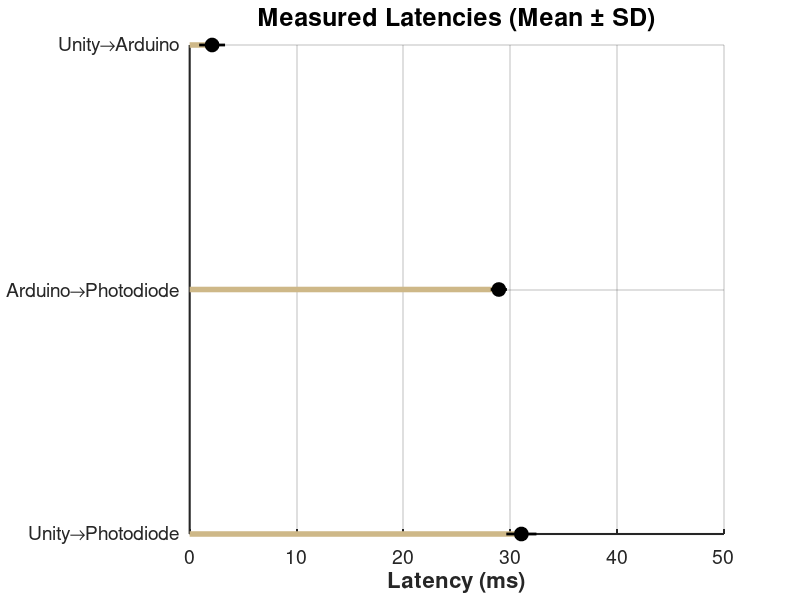

Write MATLAB code to recreate this figure.
%% Latency Visualization for Poster
% Uses Vanderbilt colors (black, gold, subtle accents)

clear; close all; clc;

% Data: mean (ms) and standard deviation (ms)
labels = {'Unity→Arduino', 'Arduino→Photodiode', 'Unity→Photodiode'};
means  = [2.10, 28.93, 31.04];
stds   = [1.21, 0.76, 1.41];

% Colors (Vanderbilt Gold and Black)
vandyGold = [206 184 136] / 255;  % Official VU Gold
black     = [0 0 0];

% Create figure
figure('Color', 'w', 'Position', [100 100 700 300]);
hold on;

% Plot horizontal bars (means) with error whiskers (std)
for i = 1:numel(means)
    % Horizontal line for the mean
    plot([0 means(i)], [i i], '-', 'Color', vandyGold, 'LineWidth', 4);
    
    % Marker at the end (mean)
    plot(means(i), i, 'o', 'MarkerSize', 10, ...
        'MarkerFaceColor', black, 'MarkerEdgeColor', black);
    
    % Error bar (std) as whiskers
    line([means(i)-stds(i), means(i)+stds(i)], [i i], ...
        'Color', black, 'LineWidth', 2);
end

% Axes formatting
set(gca, 'YTick', 1:numel(labels), 'YTickLabel', labels, ...
    'YDir', 'reverse', 'FontSize', 14, 'LineWidth', 1.5);
xlabel('Latency (ms)', 'FontSize', 16, 'FontWeight', 'bold');
xlim([0 50]);  % Show 0–50 ms for all
grid on;
box off;

title('Measured Latencies (Mean ± SD)', 'FontSize', 18, 'FontWeight', 'bold');

% Optional: Add total latency as an annotation
text(50, 0.5, sprintf('Unity→Photodiode Total: %.1f ± %.1f ms', means(3), stds(3)), ...
    'FontSize', 14, 'HorizontalAlignment', 'right');

